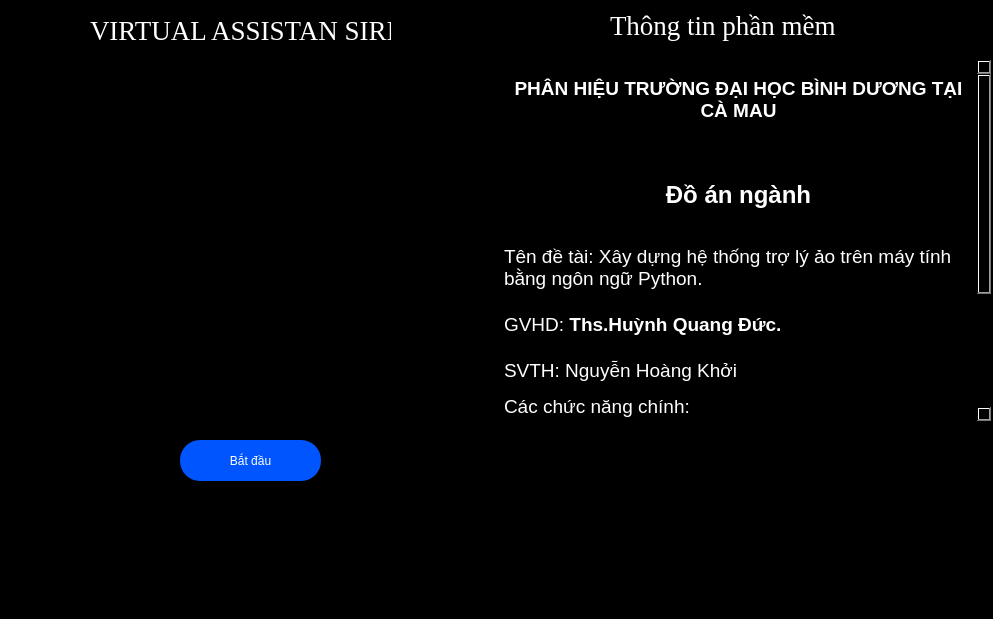
<?xml version="1.0" encoding="UTF-8"?>
<ui version="4.0">
 <class>SIRI</class>
 <widget class="QMainWindow" name="SIRI">
  <property name="geometry">
   <rect>
    <x>0</x>
    <y>0</y>
    <width>993</width>
    <height>619</height>
   </rect>
  </property>
  <property name="windowTitle">
   <string>ASSISTANT_SIRI</string>
  </property>
  <property name="styleSheet">
   <string notr="true">background-color: rgb(0, 0, 0);</string>
  </property>
  <widget class="QWidget" name="centralwidget">
   <widget class="QLabel" name="label">
    <property name="geometry">
     <rect>
      <x>90</x>
      <y>10</y>
      <width>301</width>
      <height>41</height>
     </rect>
    </property>
    <property name="font">
     <font>
      <family>Times New Roman</family>
      <pointsize>20</pointsize>
      <weight>50</weight>
      <italic>false</italic>
      <bold>false</bold>
     </font>
    </property>
    <property name="styleSheet">
     <string notr="true">QLabel{
	color: rgb(255, 255, 255);
	border-radius:5px;
	font: 20pt &quot;Times New Roman&quot;;
}
QLabel:hover{
	
	color: rgb(70, 135, 255);
}

</string>
    </property>
    <property name="text">
     <string>VIRTUAL ASSISTAN SIRI</string>
    </property>
   </widget>
   <widget class="QLabel" name="label_2">
    <property name="geometry">
     <rect>
      <x>10</x>
      <y>60</y>
      <width>471</width>
      <height>361</height>
     </rect>
    </property>
    <property name="styleSheet">
     <string notr="true">QLabel{
	border-radius:10px;
}
QLabel:hover{
	
	border-color: rgb(214, 147, 255);
}


</string>
    </property>
    <property name="frameShadow">
     <enum>QFrame::Plain</enum>
    </property>
    <property name="text">
     <string/>
    </property>
   </widget>
   <widget class="QPushButton" name="pushButton">
    <property name="geometry">
     <rect>
      <x>180</x>
      <y>440</y>
      <width>141</width>
      <height>41</height>
     </rect>
    </property>
    <property name="styleSheet">
     <string notr="true">QPushButton{
	
	font: 75 14pt &quot;Times New Roman&quot;;
	
	background-color: rgb(0, 85, 255);
	color:white;
	border-radius:20px;

}

QPushButton:hover{
	
	
	background-color: rgb(124, 137, 255);

}</string>
    </property>
    <property name="text">
     <string>Bắt đầu</string>
    </property>
   </widget>
   <widget class="QLabel" name="label_3">
    <property name="geometry">
     <rect>
      <x>610</x>
      <y>0</y>
      <width>231</width>
      <height>51</height>
     </rect>
    </property>
    <property name="font">
     <font>
      <family>Times New Roman</family>
      <pointsize>20</pointsize>
      <weight>50</weight>
      <italic>false</italic>
      <bold>false</bold>
     </font>
    </property>
    <property name="styleSheet">
     <string notr="true">QLabel{
	color: rgb(255, 255, 255);
	border-radius:5px;
	font: 20pt &quot;Times New Roman&quot;;
}
QLabel:hover{
	
	color: rgb(70, 135, 255);
}

</string>
    </property>
    <property name="text">
     <string>Thông tin phần mềm</string>
    </property>
   </widget>
   <widget class="QTextEdit" name="textEdit">
    <property name="geometry">
     <rect>
      <x>500</x>
      <y>60</y>
      <width>491</width>
      <height>361</height>
     </rect>
    </property>
    <property name="styleSheet">
     <string notr="true">border-radius:10px;</string>
    </property>
    <property name="html">
     <string>&lt;!DOCTYPE HTML PUBLIC &quot;-//W3C//DTD HTML 4.0//EN&quot; &quot;http://www.w3.org/TR/REC-html40/strict.dtd&quot;&gt;
&lt;html&gt;&lt;head&gt;&lt;meta name=&quot;qrichtext&quot; content=&quot;1&quot; /&gt;&lt;style type=&quot;text/css&quot;&gt;
p, li { white-space: pre-wrap; }
&lt;/style&gt;&lt;/head&gt;&lt;body style=&quot; font-family:'MS Shell Dlg 2'; font-size:8.25pt; font-weight:400; font-style:normal;&quot;&gt;
&lt;p align=&quot;center&quot; style=&quot;-qt-paragraph-type:empty; margin-top:0px; margin-bottom:0px; margin-left:0px; margin-right:0px; -qt-block-indent:0; text-indent:0px;&quot;&gt;&lt;br /&gt;&lt;/p&gt;
&lt;p align=&quot;center&quot; style=&quot; margin-top:0px; margin-bottom:0px; margin-left:0px; margin-right:0px; -qt-block-indent:0; text-indent:0px;&quot;&gt;&lt;span style=&quot; font-size:14pt; font-weight:600; color:#ffffff;&quot;&gt;PHÂN HIỆU TRƯỜNG ĐẠI HỌC BÌNH DƯƠNG TẠI CÀ MAU&lt;/span&gt;&lt;/p&gt;
&lt;p align=&quot;center&quot; style=&quot;-qt-paragraph-type:empty; margin-top:0px; margin-bottom:0px; margin-left:0px; margin-right:0px; -qt-block-indent:0; text-indent:0px; font-size:14pt; font-weight:600; color:#ffffff;&quot;&gt;&lt;br /&gt;&lt;/p&gt;
&lt;p align=&quot;center&quot; style=&quot; margin-top:0px; margin-bottom:0px; margin-left:0px; margin-right:0px; -qt-block-indent:0; text-indent:0px;&quot;&gt;&lt;img src=&quot;:/logo/logo_khoa.png&quot; /&gt;&lt;/p&gt;
&lt;p align=&quot;center&quot; style=&quot;-qt-paragraph-type:empty; margin-top:0px; margin-bottom:0px; margin-left:0px; margin-right:0px; -qt-block-indent:0; text-indent:0px; font-size:14pt; color:#ffffff;&quot;&gt;&lt;br /&gt;&lt;/p&gt;
&lt;p align=&quot;center&quot; style=&quot; margin-top:0px; margin-bottom:0px; margin-left:0px; margin-right:0px; -qt-block-indent:0; text-indent:0px;&quot;&gt;&lt;span style=&quot; font-size:18pt; font-weight:600; color:#ffffff;&quot;&gt;Đồ án ngành&lt;/span&gt;&lt;/p&gt;
&lt;p align=&quot;center&quot; style=&quot;-qt-paragraph-type:empty; margin-top:0px; margin-bottom:0px; margin-left:0px; margin-right:0px; -qt-block-indent:0; text-indent:0px; font-size:14pt; color:#ffffff;&quot;&gt;&lt;br /&gt;&lt;/p&gt;
&lt;p style=&quot;-qt-paragraph-type:empty; margin-top:0px; margin-bottom:0px; margin-left:0px; margin-right:0px; -qt-block-indent:0; text-indent:0px; color:#ffffff;&quot;&gt;&lt;br /&gt;&lt;/p&gt;
&lt;p style=&quot; margin-top:0px; margin-bottom:0px; margin-left:0px; margin-right:0px; -qt-block-indent:0; text-indent:0px;&quot;&gt;&lt;span style=&quot; font-size:14pt; color:#ffffff;&quot;&gt;Tên đề tài: Xây dựng hệ thống trợ lý ảo trên máy tính bằng ngôn ngữ Python.&lt;/span&gt;&lt;/p&gt;
&lt;p style=&quot;-qt-paragraph-type:empty; margin-top:0px; margin-bottom:0px; margin-left:0px; margin-right:0px; -qt-block-indent:0; text-indent:0px; font-size:14pt; color:#ffffff;&quot;&gt;&lt;br /&gt;&lt;/p&gt;
&lt;p style=&quot; margin-top:0px; margin-bottom:0px; margin-left:0px; margin-right:0px; -qt-block-indent:0; text-indent:0px;&quot;&gt;&lt;span style=&quot; font-size:14pt; color:#ffffff;&quot;&gt;GVHD: &lt;/span&gt;&lt;span style=&quot; font-size:14pt; font-weight:600; color:#ffffff;&quot;&gt;Ths.Huỳnh Quang Đức.&lt;/span&gt;&lt;/p&gt;
&lt;p style=&quot;-qt-paragraph-type:empty; margin-top:0px; margin-bottom:0px; margin-left:0px; margin-right:0px; -qt-block-indent:0; text-indent:0px; font-size:14pt; font-weight:600; color:#ffffff;&quot;&gt;&lt;br /&gt;&lt;/p&gt;
&lt;p style=&quot; margin-top:0px; margin-bottom:0px; margin-left:0px; margin-right:0px; -qt-block-indent:0; text-indent:0px;&quot;&gt;&lt;span style=&quot; font-size:14pt; color:#ffffff;&quot;&gt;SVTH: Nguyễn Hoàng Khởi&lt;/span&gt;&lt;/p&gt;
&lt;p style=&quot;-qt-paragraph-type:empty; margin-top:0px; margin-bottom:0px; margin-left:0px; margin-right:0px; -qt-block-indent:0; text-indent:0px; color:#ffffff;&quot;&gt;&lt;br /&gt;&lt;/p&gt;
&lt;p style=&quot; margin-top:0px; margin-bottom:0px; margin-left:0px; margin-right:0px; -qt-block-indent:0; text-indent:0px;&quot;&gt;&lt;span style=&quot; font-size:14pt; color:#ffffff;&quot;&gt;Các chức năng chính:&lt;/span&gt;&lt;/p&gt;
&lt;p style=&quot;-qt-paragraph-type:empty; margin-top:0px; margin-bottom:0px; margin-left:0px; margin-right:0px; -qt-block-indent:0; text-indent:0px; font-size:14pt; color:#ffffff;&quot;&gt;&lt;br /&gt;&lt;/p&gt;
&lt;p style=&quot; margin-top:0px; margin-bottom:0px; margin-left:0px; margin-right:0px; -qt-block-indent:0; text-indent:0px;&quot;&gt;&lt;span style=&quot; font-family:'Consolas,Courier New,monospace'; font-size:14pt; color:#ffffff;&quot;&gt;        &lt;/span&gt;&lt;span style=&quot; font-family:'Consolas,Courier New,monospace'; font-size:14pt; font-style:italic; color:#ffffff;&quot;&gt;1.Chào hỏi&lt;/span&gt;&lt;/p&gt;
&lt;p style=&quot; margin-top:0px; margin-bottom:0px; margin-left:0px; margin-right:0px; -qt-block-indent:0; text-indent:0px;&quot;&gt;&lt;span style=&quot; font-family:'Consolas,Courier New,monospace'; font-size:14pt; font-style:italic; color:#ffffff;&quot;&gt;        2.Thông báo thời gian &lt;/span&gt;&lt;/p&gt;
&lt;p style=&quot; margin-top:0px; margin-bottom:0px; margin-left:0px; margin-right:0px; -qt-block-indent:0; text-indent:0px;&quot;&gt;&lt;span style=&quot; font-family:'Consolas,Courier New,monospace'; font-size:14pt; font-style:italic; color:#ffffff;&quot;&gt;        3.Dự báo thời tiết &lt;/span&gt;&lt;/p&gt;
&lt;p style=&quot; margin-top:0px; margin-bottom:0px; margin-left:0px; margin-right:0px; -qt-block-indent:0; text-indent:0px;&quot;&gt;&lt;span style=&quot; font-family:'Consolas,Courier New,monospace'; font-size:14pt; font-style:italic; color:#ffffff;&quot;&gt;        4.Mở ứng dụng office văn phòng.&lt;/span&gt;&lt;/p&gt;
&lt;p style=&quot; margin-top:0px; margin-bottom:0px; margin-left:0px; margin-right:0px; -qt-block-indent:0; text-indent:0px;&quot;&gt;&lt;span style=&quot; font-family:'Consolas,Courier New,monospace'; font-size:14pt; font-style:italic; color:#ffffff;&quot;&gt;        5.Tìm kiếm thông tin trên google, wikipedia.&lt;/span&gt;&lt;/p&gt;
&lt;p style=&quot; margin-top:0px; margin-bottom:0px; margin-left:0px; margin-right:0px; -qt-block-indent:0; text-indent:0px;&quot;&gt;&lt;span style=&quot; font-family:'Consolas,Courier New,monospace'; font-size:14pt; font-style:italic; color:#ffffff;&quot;&gt;        6.Mở nhạc,phim trên youtube &lt;/span&gt;&lt;/p&gt;
&lt;p style=&quot; margin-top:0px; margin-bottom:0px; margin-left:0px; margin-right:0px; -qt-block-indent:0; text-indent:0px;&quot;&gt;&lt;span style=&quot; font-family:'Consolas,Courier New,monospace'; font-size:14pt; font-style:italic; color:#ffffff;&quot;&gt;        7.Thay hình nền máy tính.&lt;/span&gt;&lt;/p&gt;&lt;/body&gt;&lt;/html&gt;</string>
    </property>
   </widget>
  </widget>
  <widget class="QStatusBar" name="statusbar"/>
 </widget>
 <resources>
  <include location="../imgqrc/va.qrc"/>
  <include location="../imgqrc/logo.qrc"/>
  <include location="../imgqrc/ig.qrc"/>
 </resources>
 <connections/>
</ui>
